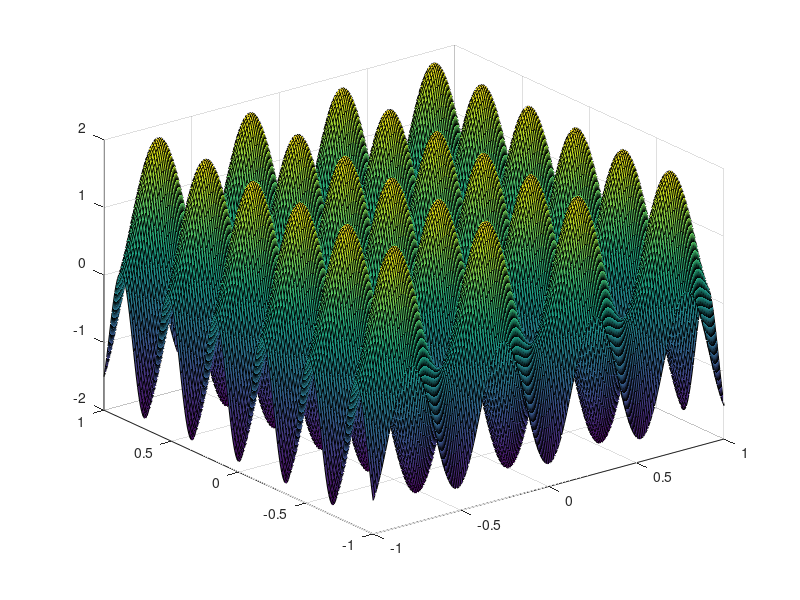

Recreate this plot in MATLAB.
clear; clc;

[x1,x2] = meshgrid(-1:0.01:1);
f = x1^2 + x2^2 - cos(12*x1) - cos(18*x2);
surf(x1,x2, f)

Min = min(min(f));
disp(sprintf('min = %f', Min))

